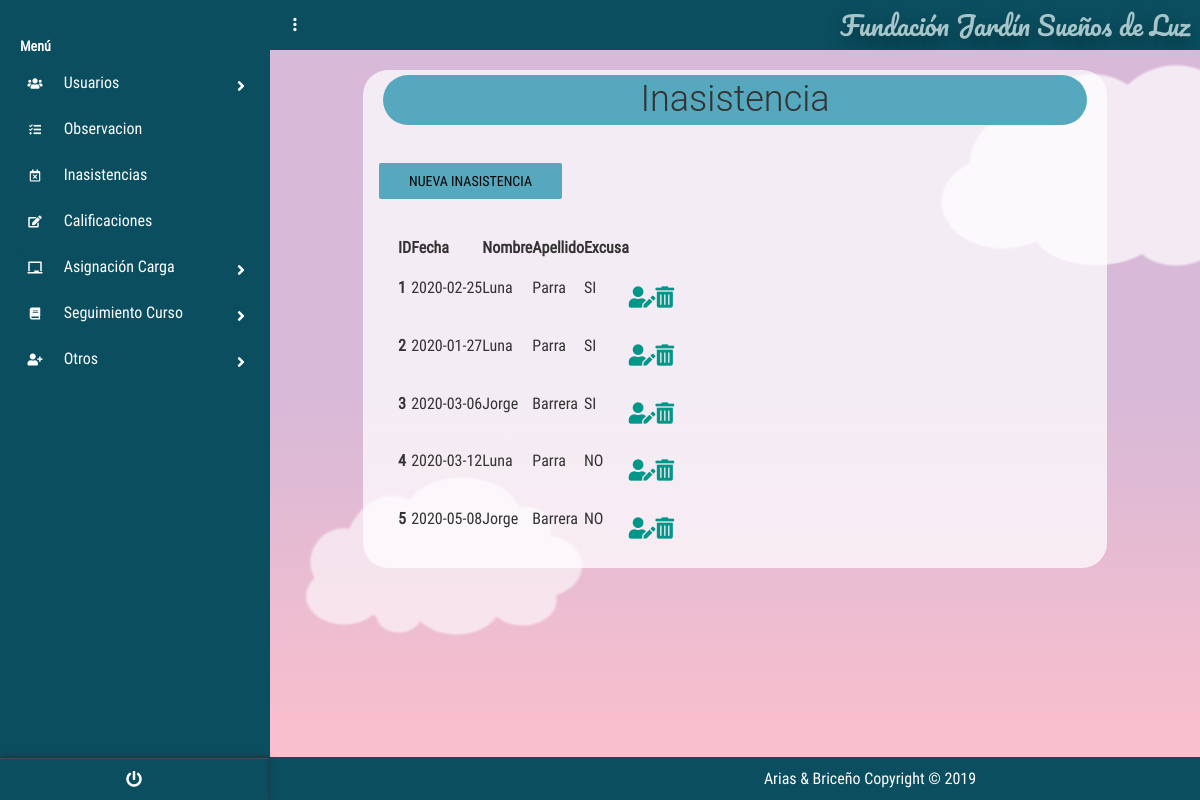
Page /?c=Inasistencia&a=Index (signed in) on the committed database.
### tables this page shows
create table INASISTENCIA
(
id_Inasistencia INT PRIMARY KEY auto_increment ,
fecha_Inasistencia DATE not null,
excusa_Inasistencia VARCHAR (2),
id_Usuario_FKF int 
);

create table Usuario
(
id_Usuario int PRIMARY KEY auto_increment ,
user_Usuario varchar (50) not null,
password_Usuario varchar (8) not null,
nombre_Usuario varchar (50) not null,
apellido_Usuario varchar (50) not null,
tipoDoc_Usuario varchar (50) not null,
doc_Usuario bigint not null,
estado_Usuario varchar (50) not null,
id_tipoUsuario_FK int ,
id_Especialidad_FK int 
);

### controllers/InasistenciaController.php (called while the page is built, shortened)
<?php
require_once "./models/InasistenciaModel.php";
class InasistenciaController{
    public function __CONSTRUCT(){
        $this->mode = new InasistenciaModel();
    }
    public function Index(){
        include_once './views/Inasistencia/InasistenciaCon.php';
    }
}

### models/Conexion.php (called while the page is built)
<?php
class Conexion{
    public static function conectar(){
        $PDO = new PDO("mysql:host=localhost;dbname=dbfundacion;charset=utf8","root","");
        $PDO->setAttribute(PDO::ATTR_ERRMODE,PDO::ERRMODE_EXCEPTION);
        return $PDO;
    }
}
?>

### models/InasistenciaModel.php (called while the page is built, shortened)
<?php
class InasistenciaModel{
    public $CNX;
    public function __construct(){
        try {
            $this->CNX= Conexion::conectar();
        } catch (Exception $e) {
            die($e->getMessage());
        }
    }
    public function listar_Inasistencia(){
        try {
            $query= "SELECT id_Inasistencia,
            fecha_Inasistencia,
            excusa_Inasistencia,
            id_Usuario_FKF,
            id_Usuario,
            nombre_Usuario,
            apellido_Usuario
            from INASISTENCIA
            inner join USUARIO on Usuario.id_Usuario=INASISTENCIA.id_Usuario_FKF
            ";
            $stm = $this->CNX->prepare($query);
            $stm->execute();
            return $stm->fetchAll(PDO::FETCH_OBJ);
        } catch (Exception $e){
            die($e ->getMessage());
        }
    }
}

### views/Inasistencia/InasistenciaCon.php (the view, shortened to what this page needs)
<!DOCTYPE html>
<html lang="es">
<head>
    <link rel='stylesheet' href='https://cdnjs.cloudflare.com/ajax/libs/twitter-bootstrap/4.1.1/css/bootstrap.css'>
    <link rel='stylesheet' href='https://use.fontawesome.com/releases/v5.0.13/css/all.css'>
    <link rel="stylesheet" href="<?php echo SERVERURL; ?>assets/css/main.css">
    <link rel="stylesheet" href="<?php echo SERVERURL; ?>assets/css/style.css">
    <link rel="stylesheet" href="<?php echo SERVERURL; ?>assets/css/menu_Lateral.css">
    <link rel="stylesheet" href="<?php echo SERVERURL; ?>assets/css/main.css">
    <link href="https://unpkg.com/bootstrap-table@1.18.0/dist/bootstrap-table.min.css" rel="stylesheet">
</head>
<body>
    <?php include "./views/modules/navlateral.php" ?>
    <section class="full-box dashboard-contentPage">
        <?php include "./views/modules/navbar.php" ?>
        <div class="container">
            <div class="titles">
                <h1 class="tituloa ">Inasistencia</h1>
                <div class="form-group" id="botones">
                    <a href="?c=Inasistencia&a=nuevo" class="boton btn btn-info botones">Nueva Inasistencia</a>
                </div>
            </div>
            <div class="tablas">
            <table id="table" data-toggle="table" data-height="auto" data-search="true" data-show-refresh="false"
                data-show-columns="true" data-buttons-toolbar=".buttons-toolbar">
                <thead">
                    <tr>
                        <th data-field="ID">ID</th>
                        <th data-field="fecha">Fecha</th>
                        <th data-field="nombre_Usuario">Nombre</th>
                        <th data-field="apellido_Usuario">Apellido</th>
                        <th data-field="excusa">Excusa</th>
                        <th data-field="editar"></th>
                        <th data-field="eliminar"></th>
                    </tr>
                <tbody>
                    <?php foreach ($this->mode->listar_Inasistencia() as $k ) : ?>
                    <tr>
                        <th data-field="ID" scope="row"><?php echo $k->id_Inasistencia; ?></th>
                        <td data-field="fecha"><?php echo $k->fecha_Inasistencia; ?></td>
                        <td data-field="nombre_Usuario"><?php echo $k->nombre_Usuario; ?></td>
                        <td data-field="apellido_Usuario"><?php echo $k->apellido_Usuario; ?></td>
                        <td data-field="excusa"><?php echo $k->excusa_Inasistencia; ?></td>
                        <th data-field="editar">
                            <div class="form-group" id="botones">
                                <a href="?c=Inasistencia&a=nuevo&id_Inasistencia=<?php echo $k->id_Inasistencia;?>"  class="fas fa-user-edit fa-lg " ></a>
                            </div>
                        </th>
                        <th data-field="eliminar">
                        <div class="form-group" id="botones">
                                <a onclick="javascript:return confirm('¿Desea eliminar el registro?');
                                " href="?c=Inasistencia&a=g_Eliminar_Inasistencia&id_Inasistencia=<?php echo $k->id_Inasistencia;?>"
                                 class="fas fa-trash-alt fa-lg"></a>
                            </div>
                        </th>
                    </tr>
                    <?php endforeach; ?>
                </tbody>
            </table>
</div>
        </div>
        <?php include "./views/modules/fondo_Form.php" ?>
    </section>
</body>
</html>

### assets/css/main.css (style rules this page uses)
body, html { background-color: #0b4e5f; width: 100%; height: 100%; margin: 0; padding: 0; position: relative; font-size: 16px; font-family: 'RobotoCondensed'; overflow: hidden; }
.full-box { margin: 0; padding: 0; width: 100%; box-sizing: border-box; }
.container { background-color: rgba(255, 255, 255, 0.726); margin-top:20px; border-radius:25px; width:80%; }
.tablas,h1 { margin:20px }
h1 { text-align: center; padding: 5px; margin: 5px; }
form .btn, .botones { background-color: #56a8be; border-color: #56a8be; }
.tituloa { background-color: #56a8be; border-color: #56a8be; border-radius: 1em; }
.dashboard-sideBar, .dashboard-contentPage { position: absolute; top: 0; height: 100%; transition: all .3s ease-in-out; }
.dashboard-contentPage { right: 0; z-index: 1; padding-left: 270px; }
.btn:not(.btn-raised).btn-info, .input-group-btn .btn:not(.btn-raised).btn-info { color: #000000; }

### assets/css/menu_Lateral.css (style rules this page uses)
body { font-size: 0.9rem; }

### views/modules/fondo_Form.php (style rules this page uses)
html { box-sizing: border-box; }
*, *:before, *:after { box-sizing: inherit; }
body { margin: 0; background: linear-gradient(#d8b9d7 50%, #ffc0cb); min-height: 100vh; display: flex; justify-content: center; align-items: center; overflow: hidden; position: relative; }

### rows in the picture
inasistencia: id_Inasistencia "1", fecha_Inasistencia "2020-02-25", id_Usuario_FKF.nombre_Usuario "Luna", id_Usuario_FKF.apellido_Usuario "Parra", excusa_Inasistencia "SI"
inasistencia: id_Inasistencia "2", fecha_Inasistencia "2020-01-27", id_Usuario_FKF.nombre_Usuario "Luna", id_Usuario_FKF.apellido_Usuario "Parra", excusa_Inasistencia "SI"
inasistencia: id_Inasistencia "3", fecha_Inasistencia "2020-03-06", id_Usuario_FKF.nombre_Usuario "Jorge", id_Usuario_FKF.apellido_Usuario "Barrera", excusa_Inasistencia "SI"
inasistencia: id_Inasistencia "4", fecha_Inasistencia "2020-03-12", id_Usuario_FKF.nombre_Usuario "Luna", id_Usuario_FKF.apellido_Usuario "Parra", excusa_Inasistencia "NO"
inasistencia: id_Inasistencia "5", fecha_Inasistencia "2020-05-08", id_Usuario_FKF.nombre_Usuario "Jorge", id_Usuario_FKF.apellido_Usuario "Barrera", excusa_Inasistencia "NO"

### other values in the picture
NOMBREPROYECTO "Fundación Jardín Sueños de Luz"
